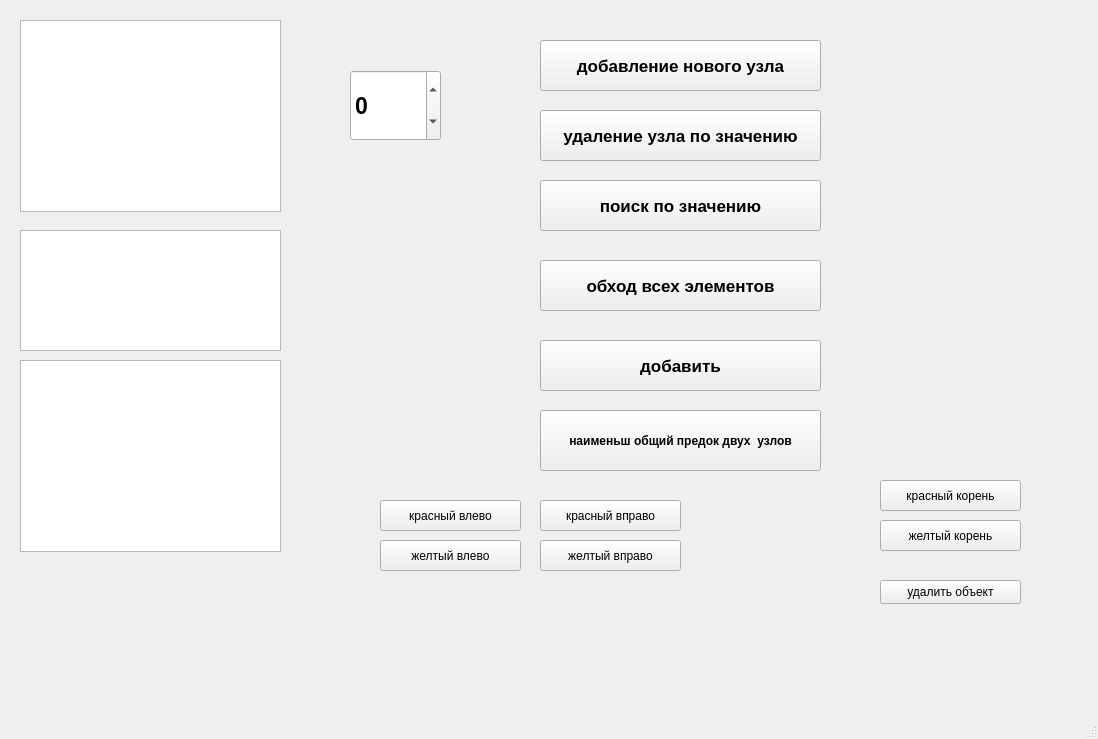
<?xml version="1.0" encoding="UTF-8"?>
<ui version="4.0">
 <class>MainWindow</class>
 <widget class="QMainWindow" name="MainWindow">
  <property name="geometry">
   <rect>
    <x>0</x>
    <y>0</y>
    <width>1098</width>
    <height>739</height>
   </rect>
  </property>
  <property name="windowTitle">
   <string>MainWindow</string>
  </property>
  <widget class="QWidget" name="centralwidget">
   <widget class="QPushButton" name="pushButton_add_to_sub">
    <property name="geometry">
     <rect>
      <x>540</x>
      <y>760</y>
      <width>141</width>
      <height>24</height>
     </rect>
    </property>
    <property name="text">
     <string>add</string>
    </property>
   </widget>
   <widget class="QPushButton" name="pushButton_2_root">
    <property name="geometry">
     <rect>
      <x>880</x>
      <y>520</y>
      <width>141</width>
      <height>31</height>
     </rect>
    </property>
    <property name="text">
     <string>желтый корень</string>
    </property>
   </widget>
   <widget class="QPushButton" name="pushButton_1_left">
    <property name="geometry">
     <rect>
      <x>380</x>
      <y>500</y>
      <width>141</width>
      <height>31</height>
     </rect>
    </property>
    <property name="text">
     <string>красный влево</string>
    </property>
   </widget>
   <widget class="QPushButton" name="pushButton_traverse">
    <property name="geometry">
     <rect>
      <x>540</x>
      <y>260</y>
      <width>281</width>
      <height>51</height>
     </rect>
    </property>
    <property name="font">
     <font>
      <pointsize>13</pointsize>
      <bold>true</bold>
     </font>
    </property>
    <property name="text">
     <string>обход всех элементов</string>
    </property>
   </widget>
   <widget class="QPushButton" name="pushButton_1_root">
    <property name="geometry">
     <rect>
      <x>880</x>
      <y>480</y>
      <width>141</width>
      <height>31</height>
     </rect>
    </property>
    <property name="text">
     <string>красный корень</string>
    </property>
   </widget>
   <widget class="QPushButton" name="pushButton_1_right">
    <property name="geometry">
     <rect>
      <x>540</x>
      <y>500</y>
      <width>141</width>
      <height>31</height>
     </rect>
    </property>
    <property name="text">
     <string>красный вправо</string>
    </property>
   </widget>
   <widget class="QPushButton" name="pushButton_find">
    <property name="geometry">
     <rect>
      <x>540</x>
      <y>180</y>
      <width>281</width>
      <height>51</height>
     </rect>
    </property>
    <property name="font">
     <font>
      <pointsize>13</pointsize>
      <bold>true</bold>
     </font>
    </property>
    <property name="text">
     <string>поиск по значению</string>
    </property>
   </widget>
   <widget class="QPushButton" name="pushButton_del_sub">
    <property name="geometry">
     <rect>
      <x>540</x>
      <y>800</y>
      <width>141</width>
      <height>24</height>
     </rect>
    </property>
    <property name="text">
     <string>del with this key</string>
    </property>
   </widget>
   <widget class="QPushButton" name="pushButton_lcr">
    <property name="geometry">
     <rect>
      <x>540</x>
      <y>410</y>
      <width>281</width>
      <height>61</height>
     </rect>
    </property>
    <property name="font">
     <font>
      <bold>true</bold>
     </font>
    </property>
    <property name="text">
     <string>наименьш общий предок двух  узлов</string>
    </property>
   </widget>
   <widget class="QPushButton" name="pushButton_add">
    <property name="geometry">
     <rect>
      <x>540</x>
      <y>40</y>
      <width>281</width>
      <height>51</height>
     </rect>
    </property>
    <property name="font">
     <font>
      <pointsize>13</pointsize>
      <bold>true</bold>
     </font>
    </property>
    <property name="text">
     <string>добавление нового узла</string>
    </property>
   </widget>
   <widget class="QTextEdit" name="textEdit_ans">
    <property name="geometry">
     <rect>
      <x>20</x>
      <y>230</y>
      <width>261</width>
      <height>121</height>
     </rect>
    </property>
    <property name="readOnly">
     <bool>true</bool>
    </property>
   </widget>
   <widget class="QTreeView" name="treeView_2">
    <property name="geometry">
     <rect>
      <x>20</x>
      <y>360</y>
      <width>261</width>
      <height>192</height>
     </rect>
    </property>
   </widget>
   <widget class="QPushButton" name="pushButton_2_left">
    <property name="geometry">
     <rect>
      <x>380</x>
      <y>540</y>
      <width>141</width>
      <height>31</height>
     </rect>
    </property>
    <property name="text">
     <string>желтый влево</string>
    </property>
   </widget>
   <widget class="QSpinBox" name="spinBox">
    <property name="geometry">
     <rect>
      <x>350</x>
      <y>70</y>
      <width>91</width>
      <height>71</height>
     </rect>
    </property>
    <property name="font">
     <font>
      <pointsize>17</pointsize>
      <bold>true</bold>
     </font>
    </property>
    <property name="minimum">
     <number>-999999999</number>
    </property>
    <property name="maximum">
     <number>999999999</number>
    </property>
   </widget>
   <widget class="QPushButton" name="pushButton_2_right">
    <property name="geometry">
     <rect>
      <x>540</x>
      <y>540</y>
      <width>141</width>
      <height>31</height>
     </rect>
    </property>
    <property name="text">
     <string>желтый вправо</string>
    </property>
   </widget>
   <widget class="QTreeView" name="treeView">
    <property name="geometry">
     <rect>
      <x>20</x>
      <y>20</y>
      <width>261</width>
      <height>192</height>
     </rect>
    </property>
   </widget>
   <widget class="QPushButton" name="pushButton_add_sub">
    <property name="geometry">
     <rect>
      <x>540</x>
      <y>340</y>
      <width>281</width>
      <height>51</height>
     </rect>
    </property>
    <property name="font">
     <font>
      <pointsize>13</pointsize>
      <bold>true</bold>
     </font>
    </property>
    <property name="text">
     <string>добавить</string>
    </property>
   </widget>
   <widget class="QPushButton" name="pushButton_del">
    <property name="geometry">
     <rect>
      <x>540</x>
      <y>110</y>
      <width>281</width>
      <height>51</height>
     </rect>
    </property>
    <property name="font">
     <font>
      <pointsize>13</pointsize>
      <bold>true</bold>
     </font>
    </property>
    <property name="text">
     <string>удаление узла по значению</string>
    </property>
   </widget>
   <widget class="QPushButton" name="pushButton_rem_sub">
    <property name="geometry">
     <rect>
      <x>880</x>
      <y>580</y>
      <width>141</width>
      <height>24</height>
     </rect>
    </property>
    <property name="text">
     <string>удалить объект</string>
    </property>
   </widget>
  </widget>
  <widget class="QMenuBar" name="menubar">
   <property name="geometry">
    <rect>
     <x>0</x>
     <y>0</y>
     <width>1098</width>
     <height>22</height>
    </rect>
   </property>
  </widget>
  <widget class="QStatusBar" name="statusbar"/>
 </widget>
 <resources/>
 <connections/>
</ui>
